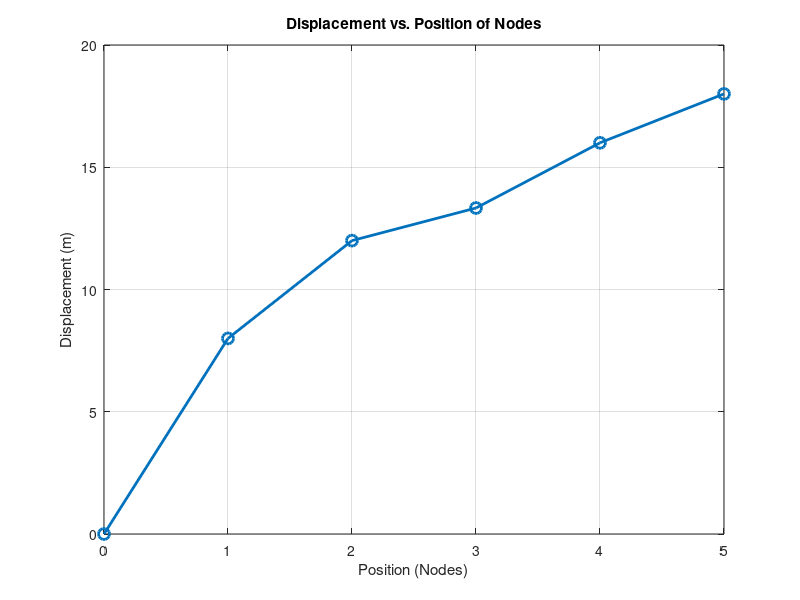

The MATLAB source for this figure:
%----------------------------------------
% MTE 204 - Project 2
% Project 2: 2D Truss
% Question: 1
%----------------------------------------
k1=0.25; % Stiffness of element 1 (N/m)
k2=0.5;  % Stiffness of element 2 (N/m)
k3=1.5;  % Stiffness of element 3 (N/m)
k4=0.75; % Stiffness of element 4 (N/m)
k5=1;    % Stiffness of element 5 (N/m)
format long; % we want to see more digits so we set the format to long

%----------------------------------------
% Global Stiffness Matrix Assembly
%---------------------------------------
% K1 is the global stiffness matrix for the system.
K1 = [
    k1, -k1,    0,    0,    0,    0;
   -k1, k1+k2, -k2,    0,    0,    0;
     0, -k2,  k2+k3, -k3,    0,    0;
     0,   0,   -k3, k3+k4, -k4,    0;
     0,   0,     0,  -k4, k4+k5, -k5;
     0,   0,     0,    0,  -k5,  k5;
];

%--------------------------------------
% Force Vector
%----------------------------------------
% F1 represents the external forces applied at each node.
% Here, a force of 2 N is applied at node 6, and no forces are applied to other nodes.
F1 = [0; 0; 0; 0; 0; 2];

%----------------------------------------
% Apply Boundary Conditions
%----------------------------------------
% The first node is fixed, meaning its displacement is 0. To account for
% this, we remove the first row and column from the global stiffness matrix (K1)
% and the first value from the force vector (F1).
K1_mod = K1(2:end, 2:end); % Reduced stiffness matrix
F1_mod = F1(2:end);        % Reduced force vector

%----------------------------------------
% Solve for Displacements
%----------------------------------------
% Solve the system of linear equations using the mldivide method: K1_mod * X1_mod = F1_mod
% X1_mod contains the displacements of the free nodes (nodes 2 through 6).
% The mldivide method automatically selects the appropriate solver based on the matrix properties
% and therefore this will find the most effective method of solving the equation.
X1_mod = K1_mod \ F1_mod;
% Reconstruct the full displacement vector by including 0 for the fixed node
X1 = [0; X1_mod]; % Full displacement vector, where X1(1) = 0 (fixed node)

%----------------------------------------
% Display Results
%----------------------------------------
disp('Displacements of Nodes (m):');
for i = 1:length(X1)
    fprintf('Node %d: %.12f m\n', i, X1(i));
end

% Display the displacement of the last node (node 6) explicitly
disp('Displacement of node 6 (m):');
fprintf('Node 6: %.12f m\n', X1(6));

%---------------------------------------
% Plot Displacement vs position
%----------------------------------------
% The positions correspond to the nodes (0 to 5 for 6 nodes).
positions = 0:length(X1)-1;

% Plot the displacements at each node
figure;
plot(positions, X1, '-o', 'LineWidth', 2, 'MarkerSize', 8); 
title('Displacement vs. Position of Nodes');                
xlabel('Position (Nodes)');                                 
ylabel('Displacement (m)');                                 
grid on;                                                    
